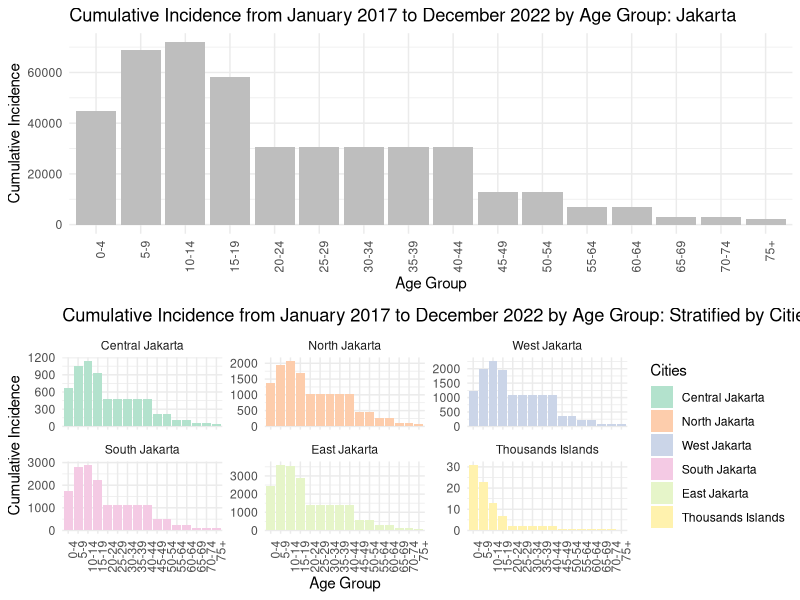
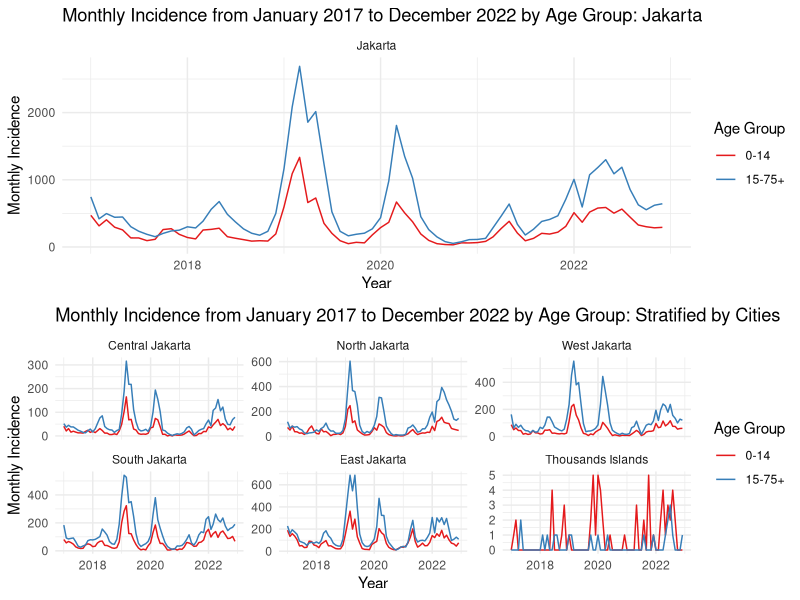
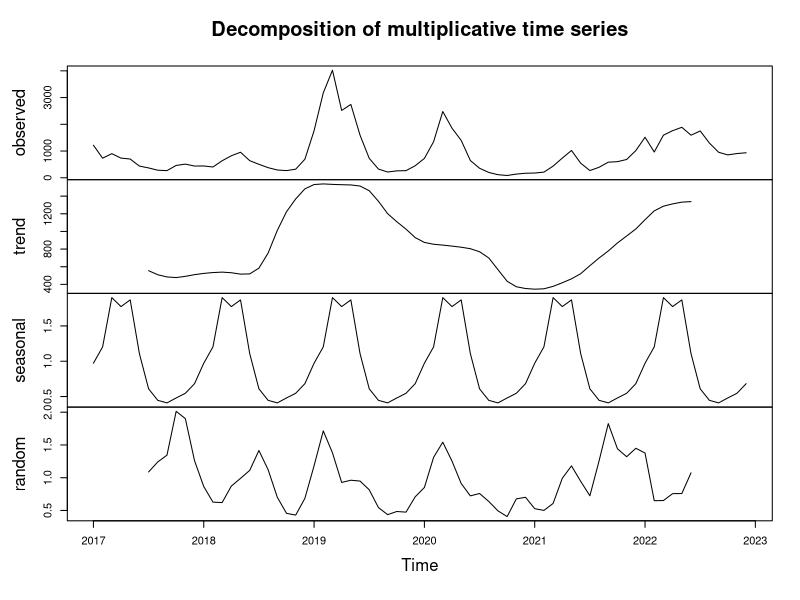
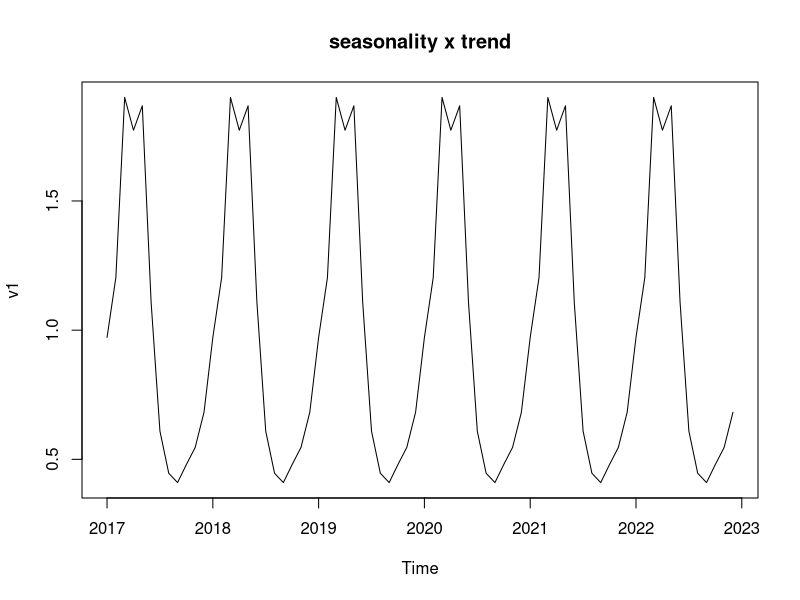
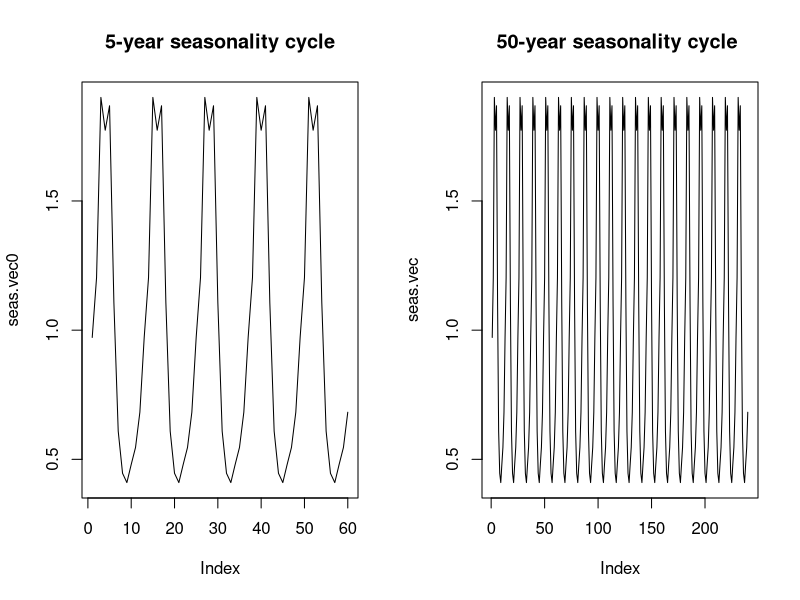
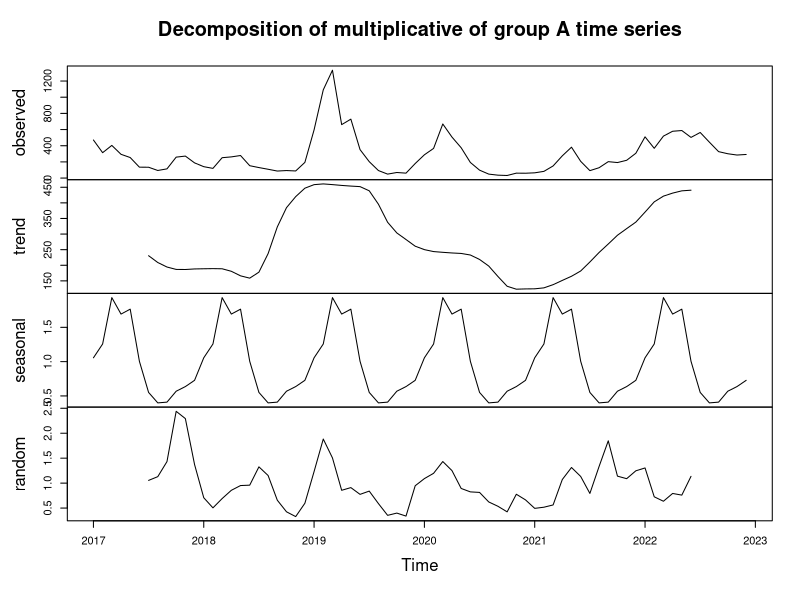
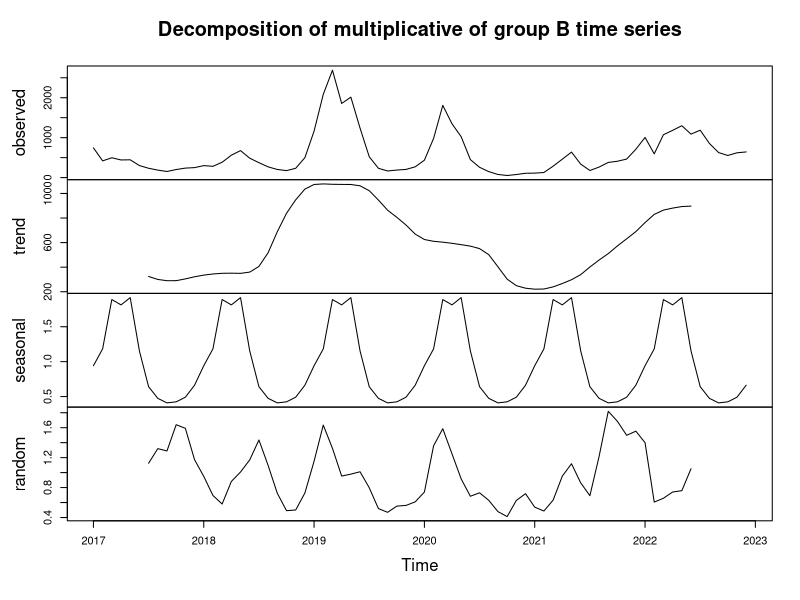

The R script that drew these images, in order:
library(readxl)
library(tidyverse)
library(ggplot2)
library(dplyr)

### 1. AGE STRATIFICATION ####
# loading monthly incidence
data.age <- as.data.frame(read_excel("data.xlsx", sheet = "age-stratified incidence"))

data.pop <- as.data.frame(read_excel("data.xlsx", sheet = "age structure 2022"))
rownames(data.pop) <- data.pop$Subdistrict
data.pop <- data.pop[,-1]

npop.jak <- data.pop["Grand Total", "Grand Total"]
npop.jak0.4 <- data.pop["Grand Total", "0-4"]
npop.jak5.9 <- data.pop["Grand Total", "5-9"]
npop.jak10.14 <- data.pop["Grand Total", "10-14"]
npop.jak15.19 <- data.pop["Grand Total", "15-19"]
npop.jak20.24 <- data.pop["Grand Total", "20-24"]
npop.jak25.29 <- data.pop["Grand Total", "25-29"]
npop.jak30.34 <- data.pop["Grand Total", "30-34"]
npop.jak35.39 <- data.pop["Grand Total", "35-39"]
npop.jak40.44 <- data.pop["Grand Total", "40-44"]
npop.jak45.49 <- data.pop["Grand Total", "45-49"]
npop.jak50.54 <- data.pop["Grand Total", "50-54"]
npop.jak55.59 <- data.pop["Grand Total", "55-59"]
npop.jak60.64 <- data.pop["Grand Total", "60-64"]
npop.jak65.69 <- data.pop["Grand Total", "65-69"]
npop.jak70.74 <- data.pop["Grand Total", "70-74"]
npop.jak75 <- data.pop["Grand Total", "75+"]

npop.jak0.14 <- sum(npop.jak0.4, npop.jak5.9, npop.jak10.14)
npop.jak15.75 <- sum(npop.jak15.19, npop.jak20.24, npop.jak25.29,
                     npop.jak30.34, npop.jak35.39, npop.jak40.44,
                     npop.jak45.49, npop.jak50.54, npop.jak55.59,
                     npop.jak60.64, npop.jak65.69, npop.jak70.74,
                     npop.jak75)

## DATA BY AGE GROUP AND CITY ####
# extracting data based on the age group
a0 <- data.age[1:6,-c(1,2)]
a1.4 <- data.age[7:12,-c(1,2)]
a5.9 <- data.age[13:18,-c(1,2)]
a10.14 <- data.age[19:24,-c(1,2)]
a15.19 <- data.age[25:30,-c(1,2)]
a20.44 <- data.age[31:36,-c(1,2)]
a45.54 <- data.age[37:42,-c(1,2)]
a55.64 <- data.age[43:48,-c(1,2)]
a65.74 <- data.age[49:54,-c(1,2)]
a75  <- data.age[55:60,-c(1,2)]

## MONTHLY INCIDENCE ####
# monthly data of age group A: 0-14 years old
cities <- c("Central Jakarta", "North Jakarta", "West Jakarta", "South Jakarta", "East Jakarta", "Thousands Islands")

a0.4 <- a0 + a1.4
monthly0.14 <- a0.4 + a5.9

# taking the incidence per 100k population
rownames(monthly0.14) <- cities

# monthly data of age group B: 0-14 years old
monthly15.75 <- a15.19 + a20.44 + a45.54 + a55.64 + a65.74 + a75
rownames(monthly15.75) <- cities

# transnsforming monthly DHF incidence data
monthly0.14_tf <- data.frame()
monthly15.75_tf <- data.frame()

start_date <- as.Date("2017-01-01")
end_date <- as.Date("2023-06-01")
monthly_dates <- seq(from = start_date, to = end_date, by = "month")            # Create a sequence of dates from January 2017 to December 2022
cities <- c("Central Jakarta", "North Jakarta", "West Jakarta", "South Jakarta", "East Jakarta", "Thousands Islands")      # Create a sequence of cities

for(i in 1:ncol(monthly0.14)){
  monthly0.14_tf[i, "month"] <- monthly_dates[i]
  monthly0.14_tf[i, "age_group"] <- "0-14"                      # assigning age group
  for(j in cities){
    monthly0.14_tf[i,j] <- monthly0.14[j, i]                    # transforming data [j,i] to [i,j] for each city
  }
  monthly0.14_tf[i,"Jakarta"] <- sum(monthly0.14_tf[i,cities])  # assigning total cases for Jakarta
}
monthly0.14_tf

for(i in 1:ncol(monthly15.75)){
  monthly15.75_tf[i, "month"] <- monthly_dates[i]
  monthly15.75_tf[i, "age_group"] <- "15-75+"                      # assigning age group
  for(j in cities){
    monthly15.75_tf[i,j] <- monthly15.75[j, i]                    # transforming data [j,i] to [i,j] for each city
  }
  monthly15.75_tf[i,"Jakarta"] <- sum(monthly15.75_tf[i,cities])  # assigning total cases for Jakarta
}
monthly15.75_tf

# combining plot of both age groups
monthly0.75_tf <- rbind(monthly0.14_tf, monthly15.75_tf)

## CUMULATIVE INCIDENCE ####
# calculating the cumulative incidence of DHF data for each city
length_data <- ncol(a0)

for(i in 1:6){
  a0.4[i,"total"] <- sum(a1.4[i,1:length_data])
  a5.9[i,"total"] <- sum(a5.9[i,1:length_data])
  a10.14[i,"total"] <- sum(a10.14[i,1:length_data])
  a15.19[i,"total"] <- sum(a15.19[i,1:length_data])
  a20.44[i,"total"] <- sum(a20.44[i,1:length_data])
  a45.54[i,"total"] <- sum(a45.54[i,1:length_data])
  a55.64[i,"total"] <- sum(a55.64[i,1:length_data])
  a65.74[i,"total"] <- sum(a65.74[i,1:length_data])
  a75[i,"total"] <- sum(a75[i,1:length_data])
}

age.group <- c("0-4", "5-9", "10-14", "15-19", 
               "20-24", "25-29", "30-34", "35-39", "40-44",
               "45-49", "50-54",
               "55-64", "60-64",
               "65-69", "70-74",
               "75+")

a.tot <- rbind(a0.4$total, a5.9$total, a10.14$total, a15.19$total, 
               a20.44$total/5, a20.44$total/5, a20.44$total/5, a20.44$total/5, a20.44$total/5, # because the age range fo this age group is 25 years, so each 5-year age group (i.e. 20-24, 25-29, etc.) is interpoalted by taking its 5-year average value 
               a45.54$total/2, a45.54$total/2, # the same approach is used for this age group
               a55.64$total/2, a55.64$total/2, # the same approach is used for this age group
               a65.74$total/2, a65.74$total/2, # the same approach is used for this age group
               rep(a75$total))
colnames(a.tot) <- cities 
rownames(a.tot) <- age.group

a.tot

# creating histogram plot for cumulative incidence by age group
yyy <- as_tibble(as.data.frame(a.tot)) %>% 
  mutate(province = `Central Jakarta` + `North Jakarta` + `West Jakarta` + `South Jakarta` +`East Jakarta` + `Thousands Islands`,
         age_group = as_factor(age.group)) %>%
  pivot_longer(names_to = "cities", cols = c(1:6))

# histogram plot for provincial cumulative incidence
p1 <- ggplot(yyy) +
  aes(x = age_group, fill = province, weight = province) +
  geom_bar() +
  scale_fill_gradient(low = "gray", high = "gray") +
  labs(
    x = "Age Group",
    y = "Cumulative Incidence",
    title = "Cumulative Incidence from January 2017 to December 2022 by Age Group: Jakarta"
  ) +
  theme_minimal() +
  theme(legend.position = "none") +
  theme(axis.text.x = element_text(angle = 90, hjust = 1))

# histogram plot for cumulative incidence by cities
p2<- ggplot(yyy) +
  aes(x = age_group, y = value, fill = as_factor(cities)) +
  geom_col() +
  scale_fill_brewer(palette = "Pastel2", direction = 1) +
  labs(x = "Age Group", y = "Cumulative Incidence", fill = "Cities",
       title = "Cumulative Incidence from January 2017 to December 2022 by Age Group: Stratified by Cities") +
  theme_minimal() +
  facet_wrap(vars(as_factor(cities)), scales = "free_y") +
  theme(axis.text.x = element_text(angle = 90, hjust = 1))

gridExtra::grid.arrange(p1,p2)

# plotting monthly incidence
cases.jakarta.plot <- pivot_longer(monthly0.75_tf, col = !c(1, 2)) %>%
  filter((name %in% "Jakarta")) %>%
  ggplot() +
  aes(x = month, y = value, colour = age_group) +
  geom_line() +
  scale_color_brewer(palette = "Set1", direction = 1) +
  labs(x = "Year", y = "Monthly Incidence", color = "Age Group",
       title = "Monthly Incidence from January 2017 to December 2022 by Age Group: Jakarta") +
  theme_minimal() +
  facet_wrap(vars(as_factor(name)), scales = "free_y")

cases.cities.plot <- pivot_longer(monthly0.75_tf, col = !c(1, 2)) %>%
  filter(!(name %in% "Jakarta")) %>%
  ggplot() +
  aes(x = month, y = value, colour = age_group) +
  geom_line() +
  scale_color_brewer(palette = "Set1", direction = 1) +
  labs(x = "Year", y = "Monthly Incidence", color = "Age Group",
       title = "Monthly Incidence from January 2017 to December 2022 by Age Group: Stratified by Cities") +
  theme_minimal() +
  facet_wrap(vars(as_factor(name)), scales = "free_y")

gridExtra::grid.arrange(cases.jakarta.plot, cases.cities.plot)

### 2. DATA SEASONALITY ####
# recalling monthly data for age group A
monthly0.14
# data for jakarta:
N1A <- monthly0.14 %>% colSums() %>% as.numeric()
N1A

# recalling monthly data for age group A
monthly15.75
# data for jakarta:
N1B <- monthly15.75 %>% colSums() %>% as.numeric()
N1B

# total provincial incidence for both age group
N1 <- N1A + N1B

## decompose seasonality ####
# 1. Total cases 
tsN1 <- ts(N1, frequency = 12, start = 2017) # freq 12 => Monthly data. 
decomposedRes1 <- decompose(tsN1, type="multiplicative") # use type = "additive" for additive components
decomposedRes1$seasonal
decomposedRes1$trend
plot(decomposedRes1)

v1 <- decomposedRes1$seasonal
v1
par(mfrow=c(1,1))
plot(v1, type="l", main = "seasonality x trend")
# since the first 6 months of 2017 trend cannot be extracted, 
# only the seasonality and trend from Jan 2018 to Dec 2023 will be taken
seas.vec0 <- v1[c(13:(72))]

# Assuming the cycle occurs every 5 years, and the run-time for the model is 15 years
# The seasonality vector is replicated a few times
seas.vec <- rep(as.numeric(seas.vec0), 4)

par(mfrow = c(1,2))
plot(seas.vec0, type = "l", main = "5-year seasonality cycle")
plot(seas.vec, type = "l", main = "50-year seasonality cycle ")

# 2. Age group A
tsN1A <- ts(N1A, frequency = 12, start = 2017) # freq 12 => Monthly data. 
decomposedRes1A <- decompose(tsN1A, type="multiplicative") # use type = "additive" for additive components
decomposedRes1A$type <- "multiplicative of group A"
decomposedRes1A$seasonal
decomposedRes1A$trend
plot(decomposedRes1A)

# since the first 6 months of 2017 trend cannot be extracted, 
# only the seasonality and trend from Jan 2018 to Dec 2023 will be taken
seas.vec0A <- decomposedRes1A$seasonal[13:72]*(0.8 + 0.2*decomposedRes1A$trend[13:72]/sum(decomposedRes1A$trend[13:72])*60)

# Assuming the cycle occurs every 5 years, and the run-time for the model is 15 years
# The seasonality vector is replicated a few times
seas.vecA <- rep(as.numeric(seas.vec0A), 4)

# 3. Age group B
tsN1B <- ts(N1B, frequency = 12, start = 2017) # freq 12 => Monthly data. 
decomposedRes1B <- decompose(tsN1B, type="multiplicative") # use type = "additive" for additive components
decomposedRes1B$type <- "multiplicative of group B"
decomposedRes1B$seasonal
decomposedRes1B$trend
plot(decomposedRes1B)

# since the first 6 months of 2017 trend cannot be extracted, 
# only the seasonality and trend from Jan 2018 to Dec 2023 will be taken
seas.vec0B <- decomposedRes1B$seasonal[13:72]*(0.2 + 0.2*decomposedRes1B$trend[13:72]/sum(decomposedRes1B$trend[13:72])*60)

# Assuming the cycle occurs every 5 years, and the run-time for the model is 15 years
# The seasonality vector is replicated a few times
seas.vecB <- rep(as.numeric(seas.vec0B), 4)

## AVERAGE INCIDENCE BY MONTH ####
# assigning data vector of provincial monthly incidence from 2018 to 2022
casesA <- N1A[1:72]
casesB <- N1B[1:72]

avg.A <- c()
for(i in 1:12){
  avg.A[i] <- mean(c(casesA[i], casesA[i+12], casesA[i+24], casesA[i+36], casesA[i+48], casesA[i+60]))
}
avg.A <- rep(avg.A)

avg.B <- c()
for(i in 1:12){
  avg.B[i] <- mean(c(casesB[i], casesB[i+12], casesB[i+24], casesB[i+36], casesB[i+48], casesB[i+60]))
}
avg.B <- rep(avg.B)

## AVERAGE INCIDENCE BY MONTH PER 100,000 PEOPLE ####
avg.A.per.100000 <- avg.A*100000/npop.jak0.14
avg.B.per.100000 <- avg.B*100000/npop.jak15.75